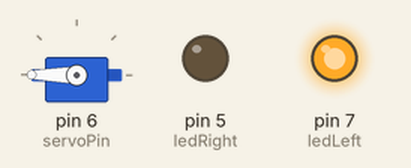
Bench run of a sketch on a simulated Arduino Uno, built with avr-gcc and run on an emulated ATmega328P. Shown: servo, output pins drawn as LEDs (lit = HIGH).

Above: at 0.05 s.
At 2.05 s:
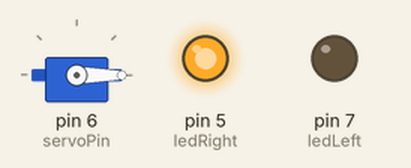
At 3.95 s:
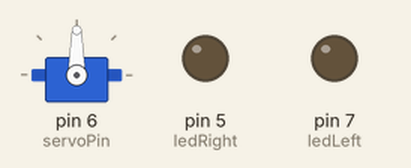
Timing chart, 0 to 5.2 s (numbered marks = the images above):
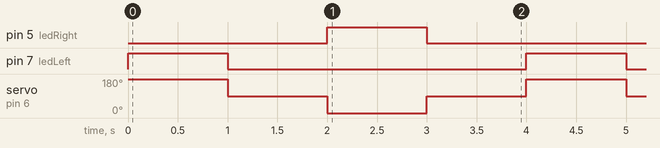

Measured:
- by itself, pin 5 (ledRight), pin 7 (ledLeft): alternates HIGH for 1.0 s and LOW for 3.0 s
- by itself, servo on pin 6 (servoPin): repeats every 4.0 s: 0° 1.0 s, 90° 1.0 s, 180° 1.0 s, 90° 1.0 s

The sketch:

headturn2led.ino
```cpp
#include <Servo.h>   // the servo library that comes with the IDE

Servo headServo;     // the servo object we send commands to

const int servoPin = 6;   // servo signal (yellow) wire
const int ledLeft = 7;    // lights when the servo turns left
const int ledRight = 5;   // lights when the servo turns right

// Angle for the left position in degrees (try 20)
const int leftAngle = 180;
// The right angle is the mirror image of the left one
const int rightAngle = 180 - leftAngle;

void setup() {
  headServo.attach(servoPin);
  pinMode(ledLeft, OUTPUT);
  pinMode(ledRight, OUTPUT);
}

void loop() {
  headServo.write(leftAngle);      // turn to the left side
  digitalWrite(ledLeft, HIGH);     // left LED on
  digitalWrite(ledRight, LOW);     // right LED off
  delay(1000);

  headServo.write(90);             // back to center
  digitalWrite(ledLeft, LOW);      // both LEDs off at center
  digitalWrite(ledRight, LOW);
  delay(1000);

  headServo.write(rightAngle);     // turn to the right side
  digitalWrite(ledLeft, LOW);      // left LED off
  digitalWrite(ledRight, HIGH);    // right LED on
  delay(1000);

  headServo.write(90);             // back to center
  digitalWrite(ledLeft, LOW);
  digitalWrite(ledRight, LOW);
  delay(1000);
}
```
